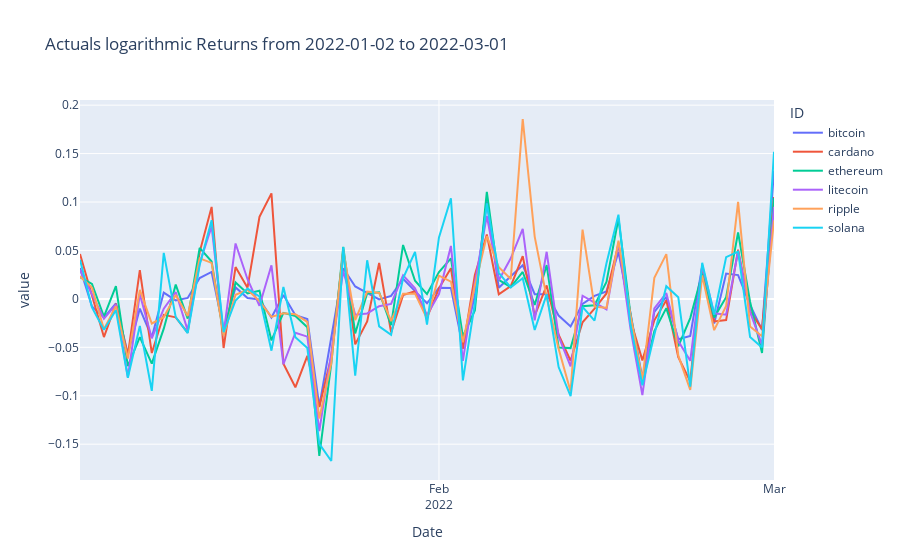

This figure's notebook cell:
### Markdown cell above
### LogROR for actual market cap values

### Code cell
import pandas as pd
import plotly.express as px

''' calculating the LogROR for the rolling standard deviation '''
actual_log_ror = clsROR.get_logarithmic_returns(_results_df, value_col_name='market_cap')
value_col_name='market_cap_ror'
# trans_stdv_log_ror = mean_log_ror[['Date','ID',value_col_name]]
# trans_stdv_log_ror[trans_stdv_log_ror.index.duplicated()]
# trans_stdv_log_ror = trans_stdv_log_ror.dropna(axis=0,subset=value_col_name)
trans_actual_log_ror = actual_log_ror.pivot_table(values=value_col_name,
                                            index='Date',
                                            columns=['ID'],
                                            aggfunc='first')
trans_actual_log_ror.dropna(axis=1,how='all', inplace=True)
trans_actual_log_ror.reset_index(inplace=True)
_subset = [col for col in trans_actual_log_ror if col != 'Date']
# _actual_log_ror_plot = trans_actual_log_ror.dropna(axis=0, how='all', subset=_subset, inplace=False)
_actual_log_ror_plot = trans_actual_log_ror.dropna(axis=0, how='all', subset=_subset, inplace=False)
_actual_log_ror_plot.to_csv('../data/actual_log_ror_plot.csv')

_min_date = (_actual_log_ror_plot["Date"].min())
_max_date = (_actual_log_ror_plot["Date"].max())
_title = "Actuals logarithmic Returns from "+str(_min_date)+" to "+str(_max_date)
fig = px.line(_actual_log_ror_plot, x="Date", y=_actual_log_ror_plot.columns,
              hover_data={"Date": "|%B %d, %Y"},
              title=_title)
fig.update_xaxes(
    dtick="M1",
    tickformat="%b\n%Y")
fig.show()
